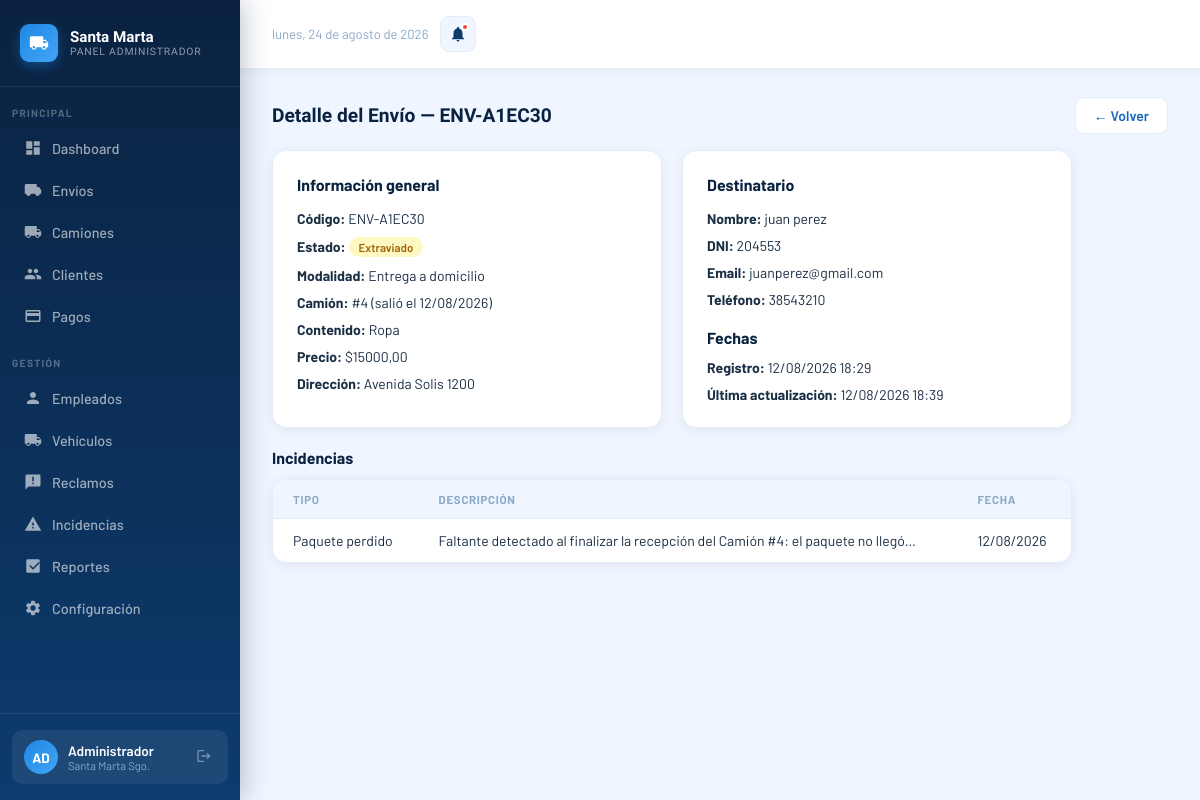
The app's page /administrador/envios/28/ (signed in) with its own data.
### core/models.py (models this page shows, shortened)
class Envio(models.Model):
    ESTADO_CHOICES = [
        ('pendiente', 'Pendiente'),
        ('en_transito', 'En tránsito'),
        ('en_sucursal', 'En sucursal'),
        ('en_reparto', 'En reparto'),
        ('entregado', 'Entregado'),
        ('cancelado', 'Cancelado'),
        ('devuelto', 'Devuelto'),
        ('retenido', 'Retenido'),
        ('extraviado', 'Extraviado'),
    ]
    MODALIDAD_CHOICES = [
        ('domicilio', 'Entrega a domicilio'),
        ('sucursal', 'Retiro en sucursal'),
    ]
    ZONA_CHOICES = [
        ('norte', 'Norte'),
        ('sur', 'Sur'),
        ('este', 'Este'),
        ('oeste', 'Oeste'),
    ]
    codigo = models.CharField(max_length=20, unique=True, editable=False)
    destinatario = models.ForeignKey(Usuario, on_delete=models.PROTECT, related_name='envios')
    despacho = models.ForeignKey(Despacho, on_delete=models.SET_NULL, null=True, blank=True, related_name='envios')
    contenido = models.CharField(max_length=200)
    precio = models.DecimalField(max_digits=10, decimal_places=2)
    estado = models.CharField(max_length=20, choices=ESTADO_CHOICES, default='pendiente')
    modalidad = models.CharField(max_length=20, choices=MODALIDAD_CHOICES)
    direccion_entrega = models.CharField(max_length=200, blank=True)
    zona = models.CharField(max_length=10, choices=ZONA_CHOICES, blank=True)
    fecha_registro = models.DateTimeField(auto_now_add=True)
    fecha_actualizacion = models.DateTimeField(auto_now=True)
    fecha_recepcion = models.DateTimeField(null=True, blank=True)
    fecha_entrega = models.DateTimeField(null=True, blank=True)
    entregado_por = models.ForeignKey(
        Usuario, on_delete=models.SET_NULL, null=True, blank=True, related_name='entregas_realizadas'
    )
    lat = models.FloatField(null=True, blank=True)
    lon = models.FloatField(null=True, blank=True)
    notificado_demora = models.BooleanField(default=False)
    intentos_entrega = models.PositiveSmallIntegerField(default=0)
    ESTADOS_ACTIVOS = ['pendiente', 'en_transito', 'en_sucursal', 'en_reparto']
    UMBRAL_DEMORA_DIAS = 2
    MAX_INTENTOS_ENTREGA = 2
    @property
    def esta_demorado(self):
        return self.estado in self.ESTADOS_ACTIVOS and self.dias_sin_actualizar > self.UMBRAL_DEMORA_DIAS

class Despacho(models.Model):
    fecha_salida = models.DateTimeField(auto_now_add=True)
    recepcion_finalizada = models.BooleanField(default=False)
    fecha_recepcion_finalizada = models.DateTimeField(null=True, blank=True)
    @property
    def total_envios(self):
        return self.envios.count()
    @property
    def envios_recibidos(self):
        return self.envios.exclude(estado__in=['pendiente', 'en_transito', 'extraviado']).count()

class Usuario(AbstractUser):
    ROL_CHOICES = [
        ('admin', 'Administrador'),
        ('empleado', 'Empleado'),
        ('cliente', 'Cliente'),
    ]
    rol = models.CharField(max_length=20, choices=ROL_CHOICES)
    dni = models.CharField(max_length=20, unique=True)
    telefono = models.CharField(max_length=20, blank=True)

class Incidencia(models.Model):
    TIPO_CHOICES = [
        ('danado', 'Paquete dañado'),
        ('perdido', 'Paquete perdido'),
        ('direccion', 'Dirección incorrecta'),
    ]
    envio = models.ForeignKey(Envio, on_delete=models.PROTECT, related_name='incidencias')
    registrado_por = models.ForeignKey(Usuario, on_delete=models.PROTECT)
    tipo = models.CharField(max_length=20, choices=TIPO_CHOICES)
    descripcion = models.TextField()
    fecha = models.DateTimeField(auto_now_add=True)

### administrador/views.py (the view)
# urls.py: path('envios/<int:envio_id>/', views.detalle_envio_view, name='detalle_envio'),
@login_required
def detalle_envio_view(request, envio_id):
    if request.user.rol != 'admin':
        return redirect('inicio')
    try:
        envio = Envio.objects.select_related('destinatario').get(id=envio_id)
    except Envio.DoesNotExist:
        return redirect('admin_dashboard')
    contexto = _contexto_dashboard()
    contexto.update({
        'envio_detalle': envio,
        'envio_pagos': envio.pagos.filter(anulado=False),
        'envio_incidencias': envio.incidencias.all(),
        'mostrar_detalle_envio': True,
    })
    return render(request, 'administrador/dashboard.html', contexto)

### administrador/templates/administrador/dashboard.html (shortened to what this page needs)
{% load l10n %}
<!DOCTYPE html>
<html lang="es">
<head>
</head>
<body>
<aside class="sidebar">
  <div class="sidebar-logo">
    <div class="sidebar-logo-icon">
    </div>
    <div class="sidebar-logo-text">Santa Marta<span>Panel Administrador</span></div>
  </div>
  <div class="sidebar-section">Principal</div>
  <a href="#" class="nav-item active" onclick="showPage('dashboard')">
    <svg viewBox="0 0 24 24" fill="currentColor"><path d="M3 13h8V3H3v10zm0 8h8v-6H3v6zm10 0h8V11h-8v10zm0-18v6h8V3h-8z"/></svg>Dashboard
  </a>
  <a href="#" class="nav-item" onclick="showPage('envios')">
    <svg viewBox="0 0 24 24" fill="currentColor"><path d="M20 8h-3V4H3c-1.1 0-2 .9-2 2v11h2c0 1.66 1.34 3 3 3s3-1.34 3-3h6c0 1.66 1.34 3 3 3s3-1.34 3-3h2v-5l-3-4z"/></svg>Envíos
  </a>
  <a href="#" class="nav-item" onclick="showPage('camiones')">
    Camiones
  </a>
  <a href="#" class="nav-item" onclick="showPage('clientes')">
    Clientes
  </a>
  <a href="#" class="nav-item" onclick="showPage('pagos')">
    <svg viewBox="0 0 24 24" fill="currentColor"><path d="M20 4H4c-1.11 0-2 .89-2 2v12c0 1.11.89 2 2 2h16c1.11 0 2-.89 2-2V6c0-1.11-.89-2-2-2zm0 14H4v-6h16v6zm0-10H4V6h16v2z"/></svg>Pagos
  </a>
  <div class="sidebar-section">Gestión</div>
  <a href="#" class="nav-item" onclick="showPage('empleados')">
    <svg viewBox="0 0 24 24" fill="currentColor"><path d="M12 12c2.21 0 4-1.79 4-4s-1.79-4-4-4-4 1.79-4 4 1.79 4 4 4zm0 2c-2.67 0-8 1.34-8 4v2h16v-2c0-2.66-5.33-4-8-4z"/></svg>Empleados
  </a>
  <a href="#" class="nav-item" onclick="showPage('vehiculos')">
    Vehículos
  </a>
  <a href="#" class="nav-item" onclick="showPage('reclamos')">
    <svg viewBox="0 0 24 24" fill="currentColor"><path d="M20 2H4c-1.1 0-2 .9-2 2v18l4-4h14c1.1 0 2-.9 2-2V4c0-1.1-.9-2-2-2zm-7 9h-2V5h2v6zm0 4h-2v-2h2v2z"/></svg>Reclamos
  </a>
  <a href="#" class="nav-item" onclick="showPage('incidencias')">
    <svg viewBox="0 0 24 24" fill="currentColor"><path d="M1 21h22L12 2 1 21zm12-3h-2v-2h2v2zm0-4h-2v-4h2v4z"/></svg>Incidencias
  </a>
  <a href="#" class="nav-item" onclick="showPage('reportes')">
    <svg viewBox="0 0 24 24" fill="currentColor"><path d="M19 3H5c-1.1 0-2 .9-2 2v14c0 1.1.9 2 2 2h14c1.1 0 2-.9 2-2V5c0-1.1-.9-2-2-2zm-7 14l-5-5 1.41-1.41L12 14.17l7.59-7.59L21 8l-9 9z"/></svg>Reportes
  </a>
  <a href="#" class="nav-item">
    Configuración
  </a>
  <div class="sidebar-footer">
    <div class="user-badge">
      <div class="user-avatar">AD</div>
      <div class="user-info">
        <div class="user-name">Administrador</div>
        <div class="user-role">Santa Marta Sgo.</div>
      </div>
      <form method="POST" action="{% url 'logout' %}">
        <button type="submit" class="logout-btn">
          <svg viewBox="0 0 24 24" fill="currentColor"><path d="M17 7l-1.41 1.41L18.17 11H8v2h10.17l-2.58 2.58L17 17l5-5zM4 5h8V3H4c-1.1 0-2 .9-2 2v14c0 1.1.9 2 2 2h8v-2H4V5z"/></svg>
        </button>
      </form>
    </div>
  </div>
</aside>
<div class="main">
  <div class="topbar">
    <div class="topbar-right">
      <span class="topbar-date" id="topbar-date"></span>
      <div class="notif-btn">
        <svg viewBox="0 0 24 24" fill="currentColor"><path d="M12 22c1.1 0 2-.9 2-2h-4c0 1.1.9 2 2 2zm6-6v-5c0-3.07-1.64-5.64-4.5-6.32V4c0-.83-.67-1.5-1.5-1.5s-1.5.67-1.5 1.5v.68C7.63 5.36 6 7.92 6 11v5l-2 2v1h16v-1l-2-2z"/></svg>
        <div class="notif-dot"></div>
      </div>
    </div>
  </div>
  <div class="content">
    {% if envio_detalle %}
    <div id="page-detalle-envio-{{ envio_detalle.id }}" style="display:none;">
      <div class="section-header">
        <div class="section-title">Detalle del Envío — {{ envio_detalle.codigo }}</div>
        <button class="btn btn-outline" onclick="showPage('envios')">← Volver</button>
      </div>
      <div style="display:grid;grid-template-columns:1fr 1fr;gap:20px;max-width:800px;">
        <div style="background:white;border-radius:14px;padding:24px;box-shadow:0 2px 12px rgba(10,34,64,.07);border:1px solid var(--gray-light);">
          <h3 style="font-size:1rem;font-weight:700;color:var(--blue-dark);margin-bottom:16px;">Información general</h3>
          <div style="display:flex;flex-direction:column;gap:10px;font-size:.875rem;">
            <div><strong>Código:</strong> {{ envio_detalle.codigo }}</div>
            <div><strong>Estado:</strong> <span class="badge
              {% if envio_detalle.estado == 'en_reparto' %}badge-reparto
              {% elif envio_detalle.estado == 'en_sucursal' %}badge-sucursal
              {% elif envio_detalle.estado == 'entregado' %}badge-entregado
              {% elif envio_detalle.estado == 'en_transito' %}badge-transit
              {% else %}badge-pendiente{% endif %}">{{ envio_detalle.get_estado_display }}</span>
            </div>
            <div><strong>Modalidad:</strong> {{ envio_detalle.get_modalidad_display }}</div>
            {% if envio_detalle.despacho %}<div><strong>Camión:</strong> #{{ envio_detalle.despacho.id }} (salió el {{ envio_detalle.despacho.fecha_salida|date:"d/m/Y" }})</div>{% endif %}
            <div><strong>Contenido:</strong> {{ envio_detalle.contenido }}</div>
            <div><strong>Precio:</strong> ${{ envio_detalle.precio }}</div>
            {% if envio_detalle.direccion_entrega %}<div><strong>Dirección:</strong> {{ envio_detalle.direccion_entrega }}</div>{% endif %}
          </div>
        </div>
        <div style="background:white;border-radius:14px;padding:24px;box-shadow:0 2px 12px rgba(10,34,64,.07);border:1px solid var(--gray-light);">
          <h3 style="font-size:1rem;font-weight:700;color:var(--blue-dark);margin-bottom:16px;">Destinatario</h3>
          <div style="display:flex;flex-direction:column;gap:10px;font-size:.875rem;">
            <div><strong>Nombre:</strong> {{ envio_detalle.destinatario.get_full_name|default:envio_detalle.destinatario.username }}</div>
            <div><strong>DNI:</strong> {{ envio_detalle.destinatario.dni }}</div>
            <div><strong>Email:</strong> {{ envio_detalle.destinatario.email|default:"—" }}</div>
            <div><strong>Teléfono:</strong> {{ envio_detalle.destinatario.telefono|default:"—" }}</div>
          </div>
          <h3 style="font-size:1rem;font-weight:700;color:var(--blue-dark);margin:20px 0 12px;">Fechas</h3>
          <div style="display:flex;flex-direction:column;gap:10px;font-size:.875rem;">
            <div><strong>Registro:</strong> {{ envio_detalle.fecha_registro|date:"d/m/Y H:i" }}</div>
            <div><strong>Última actualización:</strong> {{ envio_detalle.fecha_actualizacion|date:"d/m/Y H:i" }}</div>
          </div>
        </div>
      </div>
      {% if envio_incidencias %}
      <div style="margin-top:20px;max-width:800px;">
        <h3 style="font-size:1rem;font-weight:700;color:var(--blue-dark);margin-bottom:12px;">Incidencias</h3>
        <div class="table-card">
          <table>
            <thead><tr><th>Tipo</th><th>Descripción</th><th>Fecha</th></tr></thead>
            <tbody>
              {% for inc in envio_incidencias %}
              <tr>
                <td>{{ inc.get_tipo_display }}</td>
                <td>{{ inc.descripcion|truncatechars:80 }}</td>
                <td>{{ inc.fecha|date:"d/m/Y" }}</td>
              </tr>
              {% endfor %}
            </tbody>
          </table>
        </div>
      </div>
      {% endif %}
    </div>
    {% endif %}
  </div>
</div>
</body>
</html>

### records on screen
Envio: codigo "ENV-A1EC30", estado "Extraviado", modalidad "Entrega a domicilio", despacho.id "4", despacho.fecha_salida "12/08/2026", contenido "Ropa", precio "15000,00", direccion_entrega "Avenida Solis 1200", destinatario.get_full_name "juan perez", destinatario.dni "204553", destinatario.email "juanperez@gmail.com", destinatario.telefono "38543210", fecha_registro "12/08/2026 18:29", fecha_actualizacion "12/08/2026 18:39"
Incidencia: tipo "Paquete perdido", descripcion "Faltante detectado al finalizar la recepción del Camión #4: el paquete no llegó…", fecha "12/08/2026"
